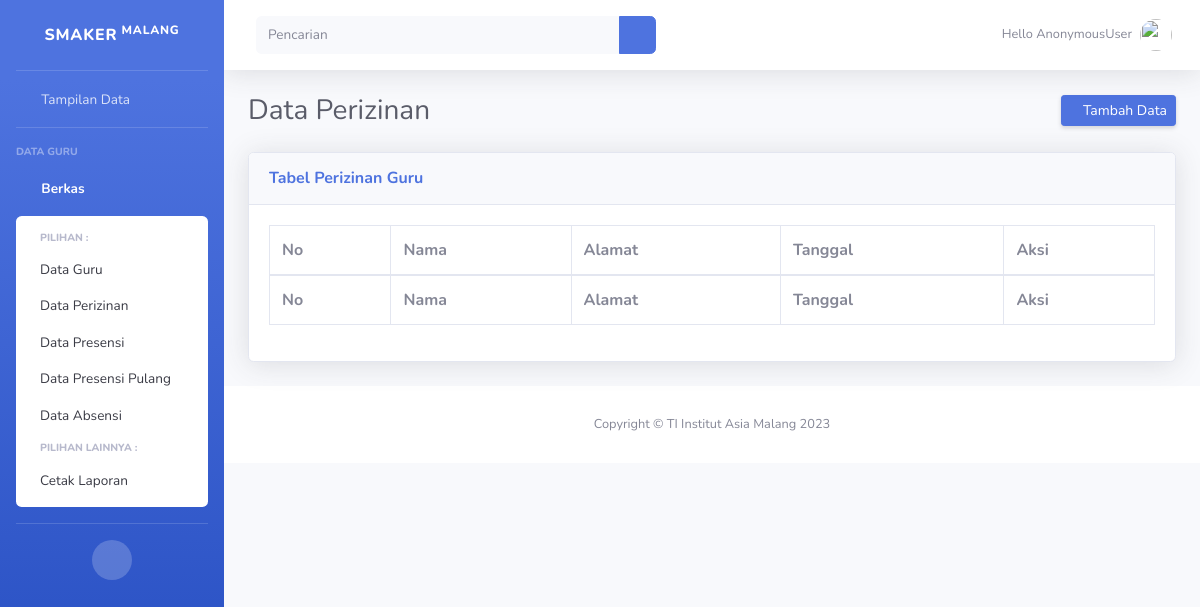
/perizinan/, run on an earlier commit of the app's database.
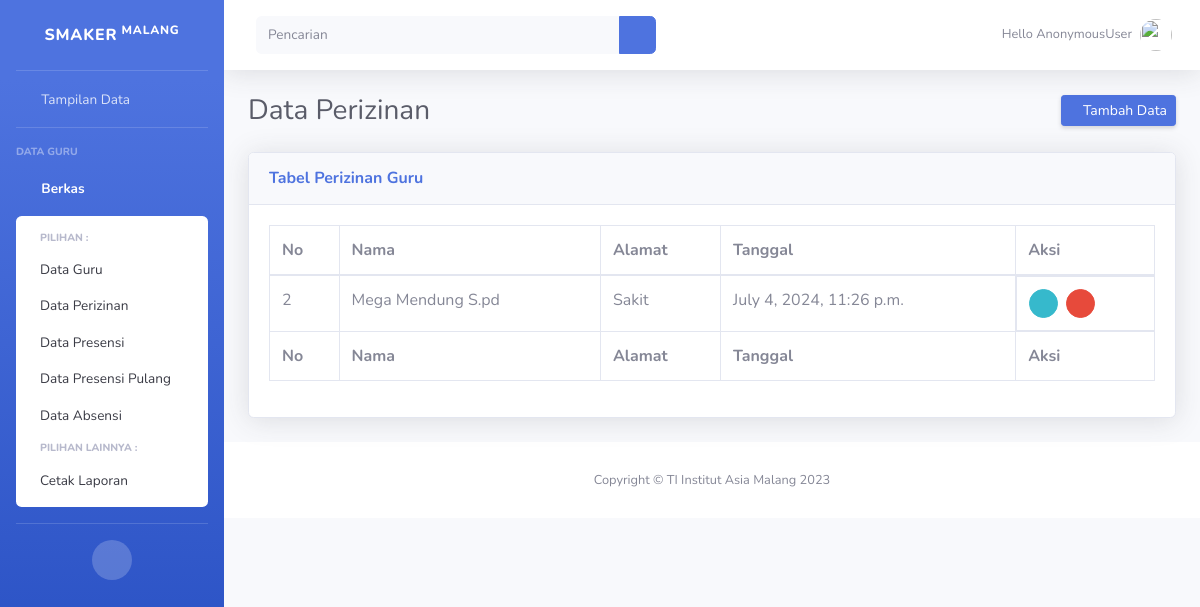
And on a later commit of the database.
### perizinan/models.py (models this page shows, shortened)
class Perizinan(models.Model):
    nama=models.ForeignKey(Biodata,on_delete=models.CASCADE,null=True)
    keterangan=models.CharField(max_length=250)
    tgl=models.DateTimeField(default=datetime.now, blank=True)

### biodata/models.py (models this page shows)
class Biodata(models.Model):
    nama=models.CharField(max_length=50)
    nip=models.CharField(max_length=8)
    jk=models.ForeignKey(Jenis, on_delete=models.CASCADE,null=True)
    agama=models.ForeignKey(Agama, on_delete=models.CASCADE,null=True)
    alamat=models.TextField()
    mapel=models.CharField(max_length=50)
    def __str__(self):
        return str(self.nama)

### perizinan/views.py (the view)
# urls.py: path('perizinan/',data_izin),
def data_izin(request):
    perizinan=Perizinan.objects.all()
    biodata=Biodata.objects.all()
    konteks={
        'perizinan':perizinan,
        'biodata':biodata,
    }
    return render (request,'Back-end/Perizinan/data_perizinan.html',konteks)

### template/Back-end/Perizinan/data_perizinan.html (shortened to what this page needs)
{% extends 'base.html' %}
{% load static %}
{% block content%}
    <div class="d-sm-flex align-items-center justify-content-between mb-4">
        <h1 class="h3 mb-0 text-gray-800">Data Perizinan</h1>
        <a href="/tambahizin/" class="d-none d-sm-inline-block btn btn-sm btn-primary shadow-sm"><i
                class="fas fa-download fa-sm text-white-50"></i> Tambah Data </a>
    </div>
    <div class="card shadow mb-4">
        <div class="card-header py-3">
            <h6 class="m-0 font-weight-bold text-primary">Tabel Perizinan Guru</h6>
        </div>
        <div class="card-body">
            <div class="table-responsive">
                <table class="table table-bordered" id="dataTable" width="100%" cellspacing="0">
                    <thead>
                        <tr>
                            <th>No</th>
                            <th>Nama</th>
                            <th>Alamat</th>
                            <th>Tanggal</th>
                            <th>Aksi</th>
                        </tr>
                    </thead>
                    <tfoot>
                        <tr>
                            <th>No</th>
                            <th>Nama</th>
                            <th>Alamat</th>
                            <th>Tanggal</th>
                            <th>Aksi</th>
                        </tr>
                    </tfoot>
                    <tbody>
                        {% for Perizinan in perizinan  %}
                        <tr>
                            <td>{{ Perizinan.id }}</td>
                            <td>{{ Perizinan.nama.nama }}</td>
                            <td>{{ Perizinan.keterangan }}</td>
                            <td>{{ Perizinan.tgl }}</td>
                            <td style="display: flex;">
                                <a href="{% url 'update_izin' Perizinan.id %}" style="margin-right: 8px;" class="btn btn-info btn-circle btn-sm">
                                    <i class="far fa-edit" style="color: #ffffff;"></i>
                                </a>
                                <button data-toggle="modal" data-target="#hapus{{ Perizinan.id }}" style="margin-right: auto;" class="btn btn-danger btn-circle btn-sm">
                                    <i class="fas fa-trash"></i>
                                </button>
                            </td>
                        </tr>
                        {% endfor %}
                    </tbody>
                </table>
            </div>
        </div>
    </div>
{% endblock %}

What changed in the data, as far as the page shows it:
added Perizinan: id "2", nama.nama "Mega Mendung S.pd", keterangan "Sakit", tgl "July 4, 2024, 11:26 p.m."
